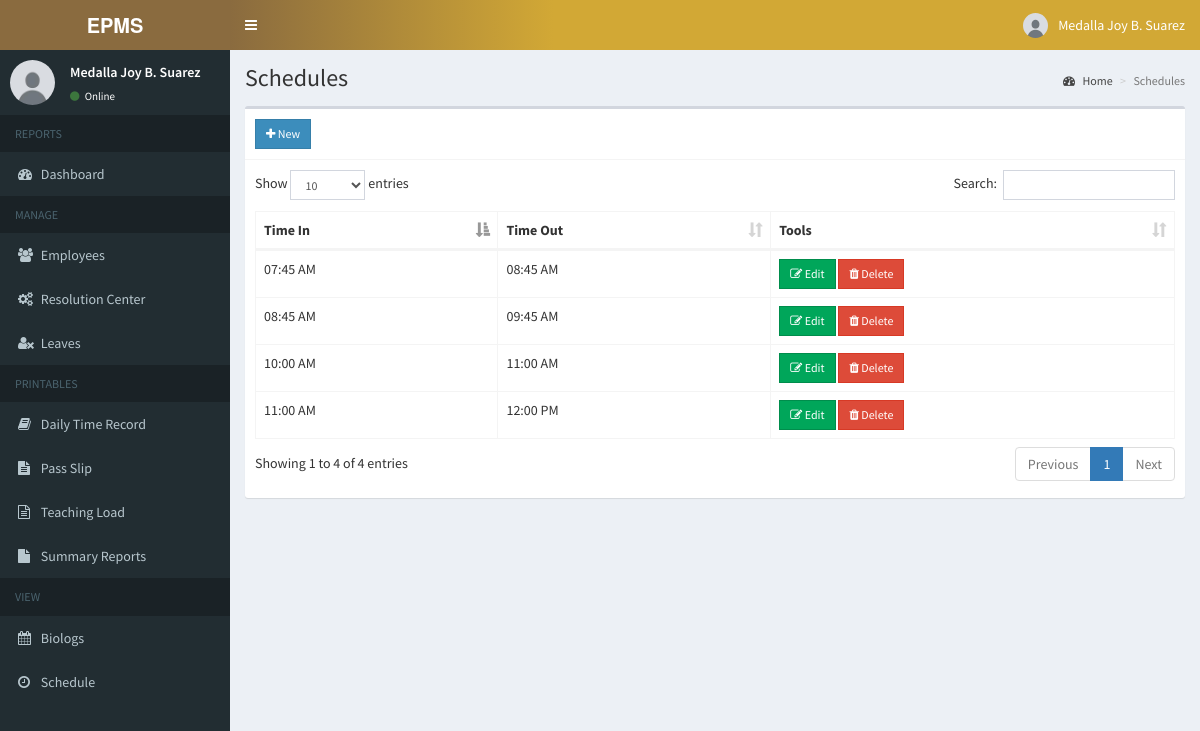
The app's page /admin/schedule.php (signed in) with its own data.
### tables this page shows
CREATE TABLE `employees` (
  `id` int(11) NOT NULL,
  `employee_id` varchar(15) NOT NULL,
  `firstname` varchar(50) NOT NULL,
  `middlename` varchar(10) NOT NULL,
  `lastname` varchar(50) NOT NULL,
  `username` varchar(30) NOT NULL,
  `password` varchar(60) NOT NULL,
  `address` text NOT NULL,
  `birthdate` date NOT NULL,
  `contact_info` varchar(100) NOT NULL,
  `gender` varchar(10) NOT NULL,
  `position` varchar(50) NOT NULL,
  `schedule_id` int(11) NOT NULL,
  `photo` varchar(200) NOT NULL,
  `created_on` date NOT NULL
);

CREATE TABLE `schedules` (
  `id` int(11) NOT NULL,
  `employee_id` varchar(15) NOT NULL,
  `monday` varchar(255) NOT NULL,
  `tuesday` varchar(255) NOT NULL,
  `wednesday` varchar(255) NOT NULL,
  `thursday` varchar(255) NOT NULL,
  `friday` varchar(255) NOT NULL,
  `time_in` time NOT NULL,
  `time_out` time NOT NULL,
  `status` varchar(255) NOT NULL,
  `created_at` timestamp NOT NULL DEFAULT current_timestamp()
);

### admin/includes/session.php (called while the page is built, shortened)
<?php
	include 'includes/conn.php';
	$sql = "SELECT * FROM employees WHERE id = '".$_SESSION['admin']."'";
	$query = $conn->query($sql);
	$user = $query->fetch_assoc();
?>

### admin/schedule.php (the view, shortened to what this page needs)
<?php include 'includes/session.php'; ?>
<?php include 'includes/header.php'; ?>
<body class="hold-transition skin-blue sidebar-mini">
<div class="wrapper">
  <?php include 'includes/navbar.php'; ?>
  <?php include 'includes/menubar.php'; ?>
  <div class="content-wrapper">
    <section class="content-header">
      <h1>
        Schedules
      </h1>
      <ol class="breadcrumb">
        <li><a href="#"><i class="fa fa-dashboard"></i> Home</a></li>
        <li class="active">Schedules</li>
      </ol>
    </section>
    <section class="content">
      <div class="row">
        <div class="col-xs-12">
          <div class="box">
            <div class="box-header with-border">
              <a href="#addnew" data-toggle="modal" class="btn btn-primary btn-sm btn-flat"><i class="fa fa-plus"></i> New</a>
            </div>
            <div class="box-body">
              <table id="example1" class="table table-bordered">
                <thead>
                  <th>Time In</th>
                  <th>Time Out</th>
                  <th>Tools</th>
                </thead>
                <tbody>
                  <?php
                    $sql = "SELECT * FROM schedules";
                    $query = $conn->query($sql);
                    while($row = $query->fetch_assoc()){
                      echo "
                        <tr>
                          <td>".date('h:i A', strtotime($row['time_in']))."</td>
                          <td>".date('h:i A', strtotime($row['time_out']))."</td>
                          <td>
                            <button class='btn btn-success btn-sm edit btn-flat' data-id='".$row['id']."'><i class='fa fa-edit'></i> Edit</button>
                            <button class='btn btn-danger btn-sm delete btn-flat' data-id='".$row['id']."'><i class='fa fa-trash'></i> Delete</button>
                          </td>
                        </tr>
                      ";
                    }
                  ?>
                </tbody>
              </table>
            </div>
          </div>
        </div>
      </div>
    </section>
  </div>
</div>
</body>
</html>

### admin/includes/navbar.php (shortened to what this page needs)
<header class="main-header">
    <a href="home.php" class="logo">
      <span class="logo-lg"><b>EPMS</b> </span>
    </a>
    <nav class="navbar navbar-static-top">
      <a href="#" class="sidebar-toggle" data-toggle="push-menu" role="button">
      </a>
      <div class="navbar-custom-menu">
        <ul class="nav navbar-nav">
          <li class="dropdown user user-menu">
            <a href="#" class="dropdown-toggle" data-toggle="dropdown">
              <img src="<?php echo (!empty($user['photo'])) ? '../images/'.$user['photo'] : '../images/profile.jpg'; ?>" class="user-image" alt="User Image">
              <span class="hidden-xs"><?php echo $user['firstname'] . ' ' . $user['middlename'] . ' ' . $user['lastname']; ?></span>
            </a>
          </li>
        </ul>
      </div>
    </nav>
  </header>

### admin/includes/menubar.php
<aside class="main-sidebar">
    <section class="sidebar">
        <div class="user-panel">
            <div class="pull-left image">
                <img src="<?php echo (!empty($user['photo'])) ? '../images/'.$user['photo'] : '../images/profile.jpg'; ?>" class="img-circle" alt="User Image">
            </div>
            <div class="pull-left info">
            <p><?php echo $user['firstname'] . ' ' . $user['middlename'] . ' ' . $user['lastname']; ?></p>
                <a><i class="fa fa-circle text-success"></i> Online</a>
            </div>
        </div>
        <ul class="sidebar-menu" data-widget="tree">
            <li class="header">REPORTS</li>
            <li><a href="home.php"><i class="fa fa-dashboard"></i> <span>Dashboard</span></a></li>
            <li class="header">MANAGE</li>
            <li><a href="employee.php"><i class="fa fa-users"></i> Employees</a></li>
            <li><a href="resolution_center.php"><i class="fa fa-cogs"></i> <span>Resolution Center</span></a></li>
            <li><a href="employee_leave_request.php"><i class="fa fa-user-times"></i> Leaves</a></li>
            <li class="header">PRINTABLES</li>
            <li><a href="dtr.php"><i class="fa fa-book"></i> <span>Daily Time Record</span></a></li>
            <li><a href="passlip.php"><i class="fa fa-file-text"></i> <span>Pass Slip</span></a></li>
            <li><a href="teaching_load.php"><i class="fa fa-file-text-o"></i> <span>Teaching Load</span></a></li>
            <li><a href="summary_reports.php"><i class="fa fa-file"></i> <span>Summary Reports</span></a></li>
            <li class="header">VIEW</li>
            <li><a href="attendance.php"><i class="fa fa-calendar"></i> <span>Biologs</span></a></li>
            <li><a href="teaching_load_view.php"><i class="fa fa-clock-o"></i> <span>Schedule</span></a></li>
        </ul>
    </section>
</aside>

### admin/includes/header.php (style rules this page uses)
.navbar { background: linear-gradient(to right, #8A6B3F, #D2A835, #D2A835, #D2A835); }

### admin/includes/navbar.php (style rules this page uses)
.main-header .logo { background-color: #8A6B3F !important; }

### records on screen
employees: firstname "Medalla Joy", middlename "B.", lastname "Suarez"
schedules: time_in "07:45 AM", time_out "08:45 AM"
schedules: time_in "08:45 AM", time_out "09:45 AM"
schedules: time_in "10:00 AM", time_out "11:00 AM"
schedules: time_in "11:00 AM", time_out "12:00 PM"
